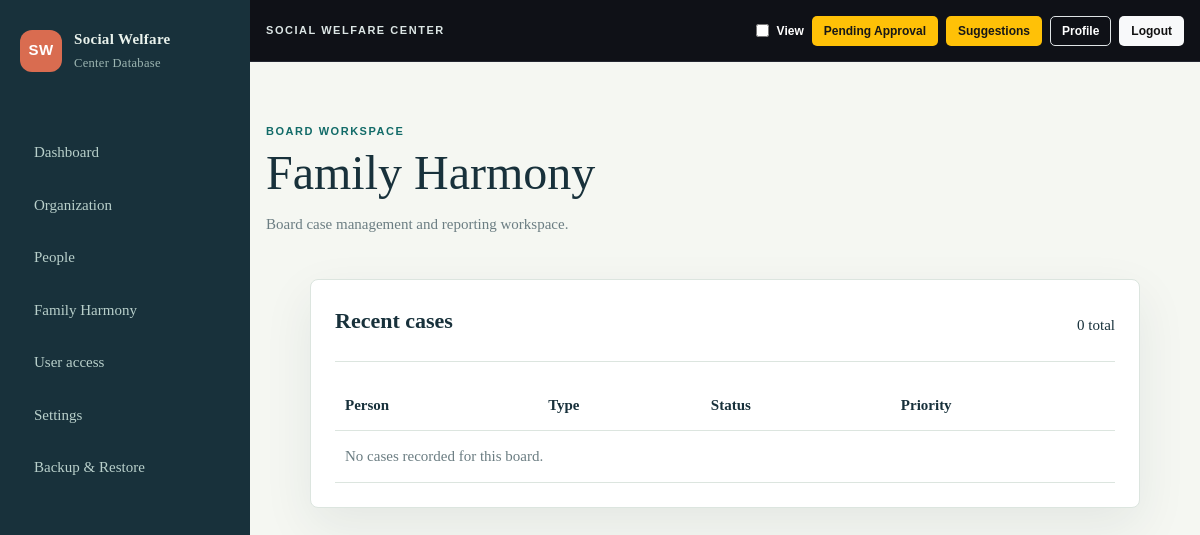
Page /boards/FAMILY_HARMONY/ (signed in) on the committed database.
### boards/models.py (models this page shows, shortened)
class Board(models.Model):
    name = models.CharField(max_length=120, unique=True)
    code = models.CharField(max_length=40, unique=True)
    short_name = models.CharField(max_length=60, blank=True)
    description = models.TextField(blank=True)
    icon = models.CharField(max_length=60, blank=True)
    sort_order = models.PositiveIntegerField(default=0)
    is_active = models.BooleanField(default=True)
    created_at = models.DateTimeField(auto_now_add=True)
    updated_at = models.DateTimeField(auto_now=True)
    class Meta:
        ordering = ['sort_order', 'name']

### boards/views.py (the view)
# urls.py: path('boards/<str:code>/', board_dashboard, name='board_dashboard'),
@login_required
def board_dashboard(request, code):
	board = get_object_or_404(Board, code=code, is_active=True)
	return render(request, 'boards/dashboard.html', {'board': board, 'cases': board.cases.select_related('person', 'assigned_to')[:50]})

### config/context_processors.py (called while the page is built)
def social_nav(request):
    count = 0
    if getattr(request, 'user', None) and request.user.is_authenticated:
        try:
            from family_harmony.models import PublicFormInvitation
            count = PublicFormInvitation.objects.filter(submitted_at__isnull=False, profile__isnull=False, profile__status__in=['DRAFT','AWAITING_CONSENT']).count()
        except Exception:
            count = 0
    return {'PENDING_APPROVAL_COUNT': count}

### templates/boards/dashboard.html
{% extends 'base.html' %}{% block title %}{{ board.name }} | Social Welfare{% endblock %}{% block content %}<section class="page-head"><p class="eyebrow">BOARD WORKSPACE</p><h1>{{ board.name }}</h1><p class="muted">{{ board.description|default:'Board case management and reporting workspace.' }}</p></section><section class="panel"><div class="panel-head"><h2>Recent cases</h2><span>{{ board.cases.count }} total</span></div><div class="table-wrap"><table><thead><tr><th>Person</th><th>Type</th><th>Status</th><th>Priority</th></tr></thead><tbody>{% for case in cases %}<tr><td>{{ case.person.full_name }}</td><td>{{ case.case_type }}</td><td>{{ case.get_status_display }}</td><td>{{ case.get_priority_display }}</td></tr>{% empty %}<tr><td colspan="4" class="muted">No cases recorded for this board.</td></tr>{% endfor %}</tbody></table></div></section>{% endblock %}

### static/app.css (style rules this page uses)
:root { --ink:#18313b;--muted:#6b7d82;--paper:#f5f7f2;--white:#fff;--line:#dce5df;--teal:#126b68;--coral:#d96c50;--shadow:0 18px 50px rgba(24,49,59,.08) }
* { box-sizing:border-box }
body { margin:0;background:var(--paper);color:var(--ink);font:15px/1.5 Georgia,serif }
.eyebrow { font:11px/1.2 Arial,sans-serif;letter-spacing:.14em;color:var(--teal);font-weight:bold }
.page-head { padding:52px 5vw 28px }
h1 { font-size:clamp(30px,4vw,52px);line-height:1.02;margin:8px 0 10px;font-weight:normal }
h2 { margin:0 0 10px;font-size:22px }
.muted { color:var(--muted) }
.metrics article,.panel,.profile-card,.empty { background:var(--white);border:1px solid var(--line);border-radius:8px;box-shadow:var(--shadow) }
.panel { margin:0 5vw 28px;padding:24px }
.panel-head { display:flex;justify-content:space-between;align-items:center;border-bottom:1px solid var(--line);padding-bottom:14px;margin-bottom:18px }
.table-wrap { overflow:auto }
table { width:100%;border-collapse:collapse }
th,td { text-align:left;padding:14px 10px;border-bottom:1px solid var(--line) }
.page-head,.metrics,.profile-grid { padding-left:16px;padding-right:16px }

### rows in the picture
Board: name "Family Harmony", description "Board case management and reporting workspace.", cases.count "0"
